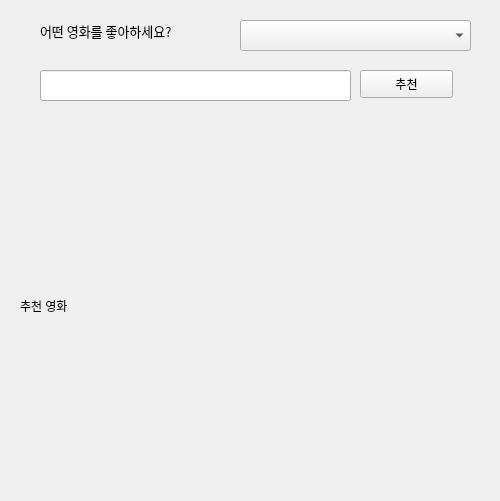
<?xml version="1.0" encoding="UTF-8"?>
<ui version="4.0">
 <class>Form</class>
 <widget class="QWidget" name="Form">
  <property name="geometry">
   <rect>
    <x>0</x>
    <y>0</y>
    <width>500</width>
    <height>501</height>
   </rect>
  </property>
  <property name="windowTitle">
   <string>Form</string>
  </property>
  <widget class="QPushButton" name="btn_recommend">
   <property name="geometry">
    <rect>
     <x>360</x>
     <y>70</y>
     <width>93</width>
     <height>28</height>
    </rect>
   </property>
   <property name="text">
    <string>추천</string>
   </property>
  </widget>
  <widget class="QLabel" name="lbl_recommend">
   <property name="geometry">
    <rect>
     <x>20</x>
     <y>170</y>
     <width>451</width>
     <height>271</height>
    </rect>
   </property>
   <property name="text">
    <string>추천 영화</string>
   </property>
  </widget>
  <widget class="QLineEdit" name="le_keyword">
   <property name="geometry">
    <rect>
     <x>40</x>
     <y>70</y>
     <width>311</width>
     <height>31</height>
    </rect>
   </property>
  </widget>
  <widget class="QComboBox" name="cmb_titles">
   <property name="geometry">
    <rect>
     <x>240</x>
     <y>20</y>
     <width>231</width>
     <height>31</height>
    </rect>
   </property>
  </widget>
  <widget class="QLabel" name="label">
   <property name="geometry">
    <rect>
     <x>40</x>
     <y>20</y>
     <width>231</width>
     <height>21</height>
    </rect>
   </property>
   <property name="font">
    <font>
     <family>Agency FB</family>
     <pointsize>10</pointsize>
    </font>
   </property>
   <property name="text">
    <string>어떤 영화를 좋아하세요?</string>
   </property>
  </widget>
 </widget>
 <resources/>
 <connections/>
</ui>
